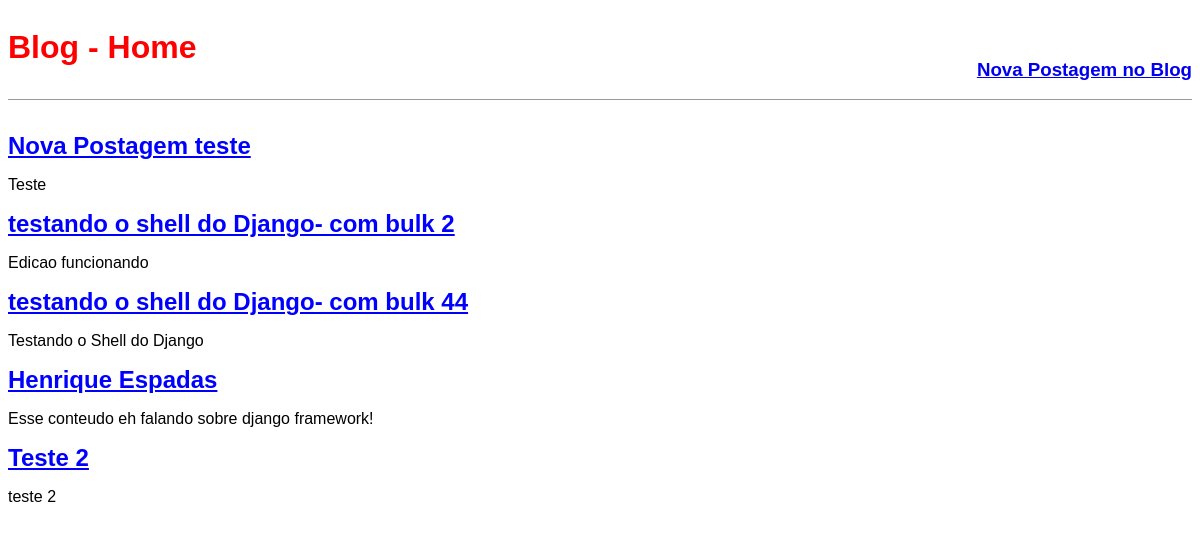
The page / on the database its author committed.
### blog/models.py (models this page shows, shortened)
class Post(models.Model):
    STATUS = {
        ('rascunho','Rascunho'),
        ('publicado','Publicado'),
    }
    titulo = models.CharField(max_length=250)
    slug = models.SlugField(max_length=250)
    autor = models.ForeignKey(User, on_delete=models.CASCADE)
    conteudo = models.TextField()
    publicado = models.DateTimeField(default=timezone.now)
    criado = models.DateTimeField(auto_now_add=True)
    alterado = models.DateTimeField(auto_now=True)
    status = models.CharField(max_length=10, choices=STATUS, default='Rascunho')
    objects = models.Manager()
    published = PublishedManager()
    def get_absolute_url(self):
        return reverse('post_detail', args=[self.slug])
    class Meta:
        ordering = ('-publicado',)

### blog/views.py (the view)
# urls.py: path('', views.BlogListView.as_view(), name='home'),
class BlogListView(ListView):
    model = Post
    template_name = 'blog/home.html'

### blog/templates/blog/home.html (shortened to what this page needs)
{% extends 'base.html' %}
{% block content %}
    {% for post in object_list %}
        <div class="post-entry">
            <h2><a href="{{ post.get_absolute_url }}">{{ post.titulo }}</a></h2>
            <p>{{ post.conteudo }}</p>
        </div>
    {% endfor %}
{% endblock content %}

### staticfiles/css/style.css (style rules this page uses)
body { font-family: 'Source Sans Pro', sans-serif; font-size 18 px }
.post-entry h2 { margin: 0.5rem 0; }
.post-entry h2 a, .post-entry h2 a:visited { color:blue; text-decoration: none: }

### rows shown on the page
Post: titulo "Nova Postagem teste", conteudo "Teste"
Post: titulo "testando o shell do Django- com bulk 2", conteudo "Edicao funcionando"
Post: titulo "testando o shell do Django- com bulk 44", conteudo "Testando o Shell do Django"
Post: titulo "Henrique Espadas", conteudo "Esse conteudo eh falando sobre django framework!"
Post: titulo "Teste 2", conteudo "teste 2"
